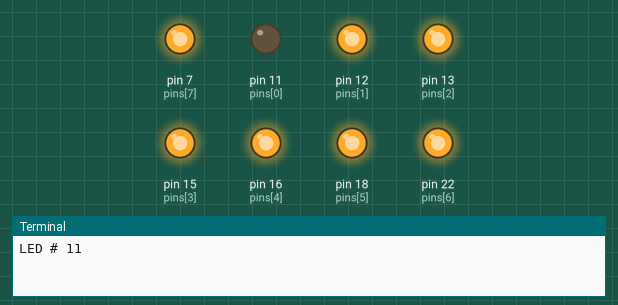
A program run on a simulated Raspberry Pi (header pin numbers). On the bench: output pins drawn as LEDs (lit = HIGH), the last lines printed to the terminal.

Above: at 0.2 s.
At 1.2 s:
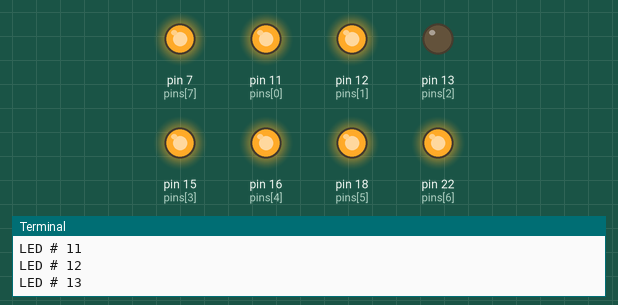
At 1.7 s:
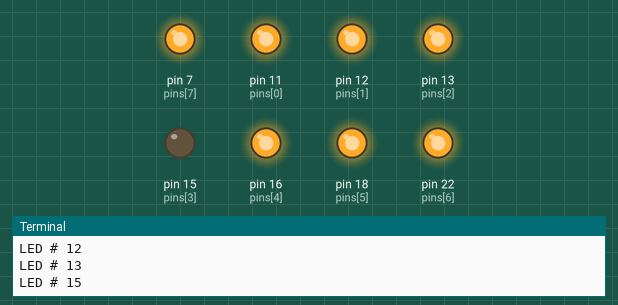
At 2.2 s:
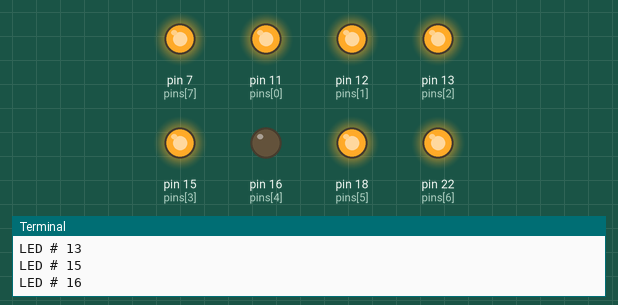
At 3.2 s:
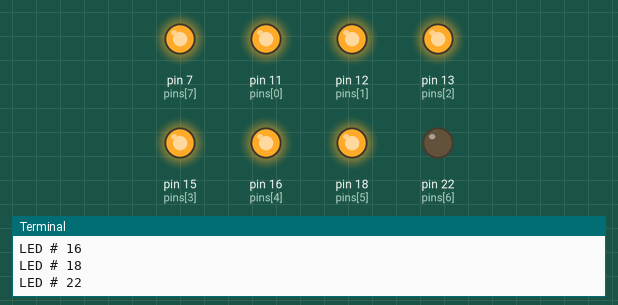
At 4.7 s:
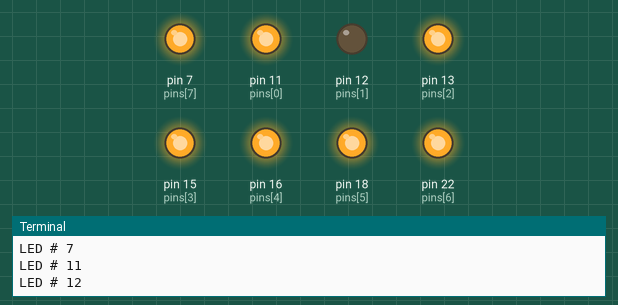
Timing chart, 0 to 5.2 s (numbered marks = the images above):
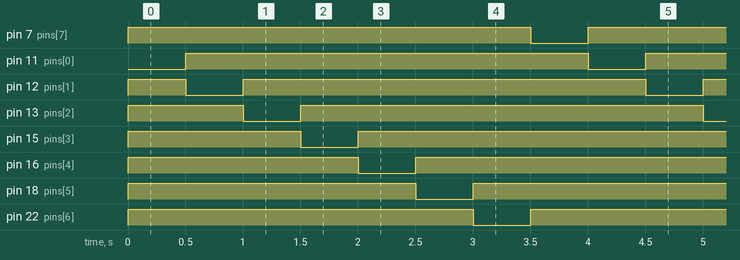

Measured:
- by itself, pin 7 (pins[7]), pin 11 (pins[0]), pin 12 (pins[1]), pin 13 (pins[2]), pin 15 (pins[3]), pin 16 (pins[4]), pin 18 (pins[5]), pin 22 (pins[6]): alternates HIGH for 3.5 s and LOW for 0.50 s
- by itself, everything shown: repeats every 4.0 s, in 8 steps

The program:

led_flow.py
```python
#!/usr/bin/env python

import RPi.GPIO as GPIO
import time

pins = [11, 12, 13, 15, 16, 18, 22, 7]

def setup():
    GPIO.setmode(GPIO.BOARD)
    for pin in pins:
        GPIO.setup(pin, GPIO.OUT)
        GPIO.output(pin, GPIO.HIGH)

def loop():
    while True:
        for pin in pins:
            GPIO.output(pin, GPIO.LOW)
            print 'LED # ' + str(pin)
            time.sleep(0.5)
            GPIO.output(pin, GPIO.HIGH)

def destroy():
    for pin in pins:
        GPIO.output(pin, GPIO.HIGH)
    GPIO.cleanup()

if __name__ == '__main__':
    setup()
    try:
        loop()
    except KeyboardInterrupt:
        destroy()
```
